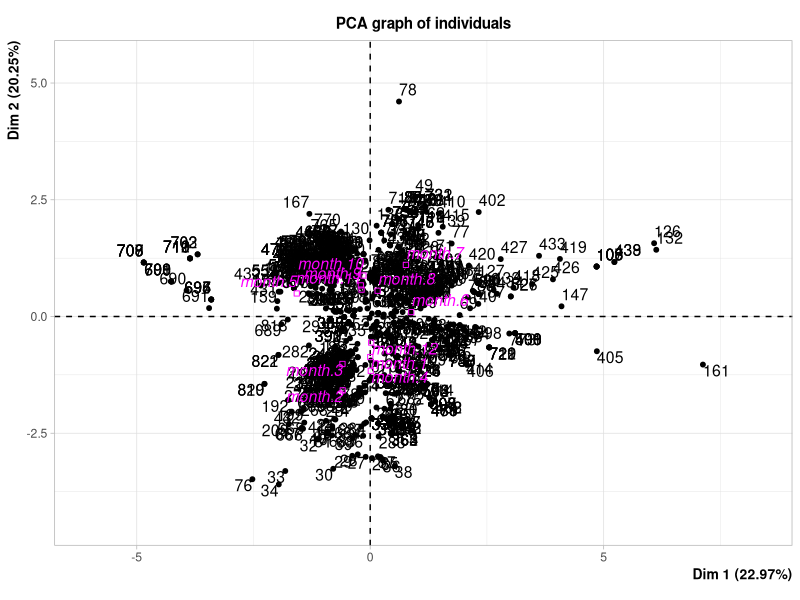
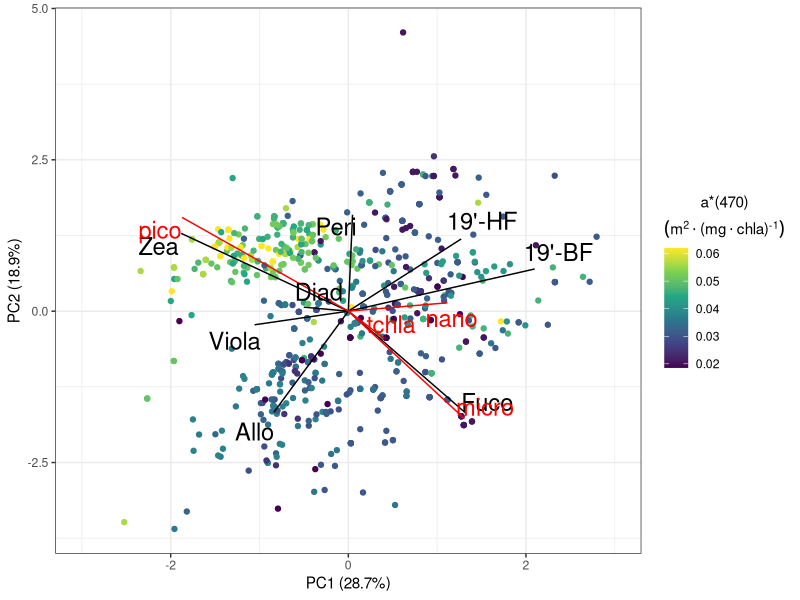
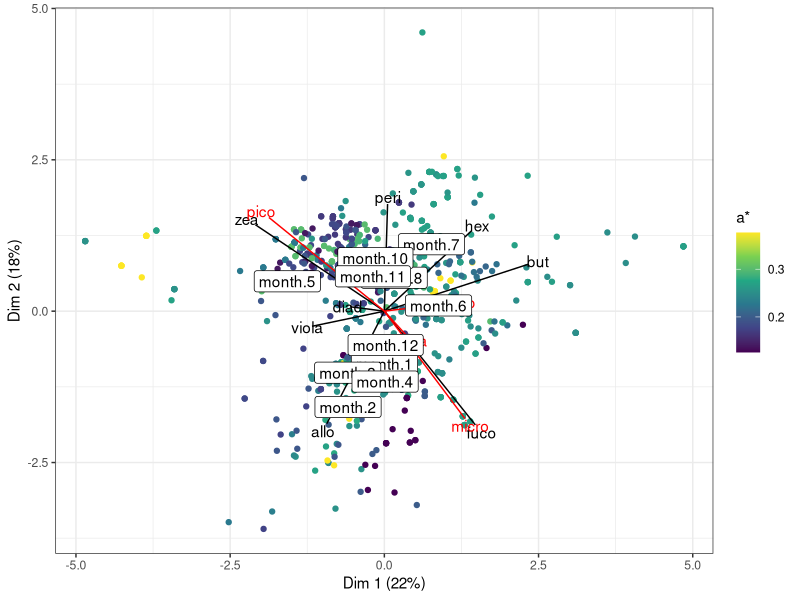
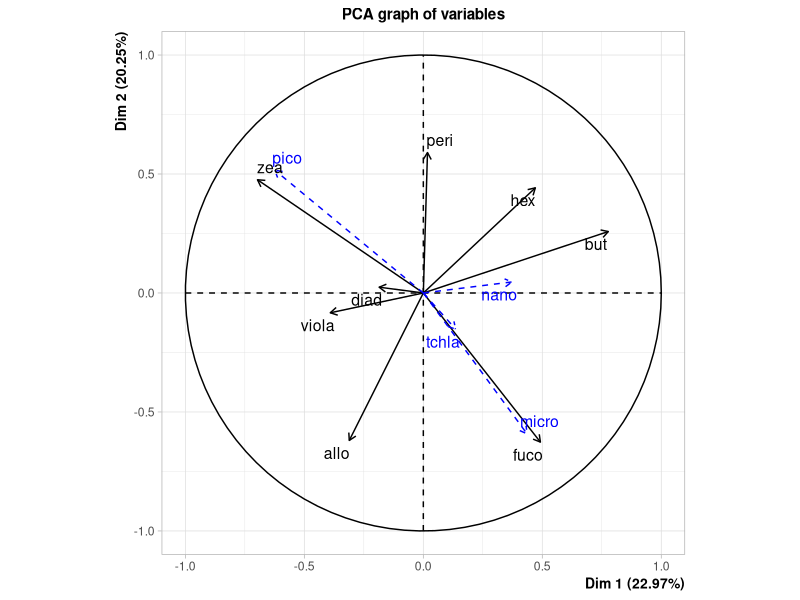
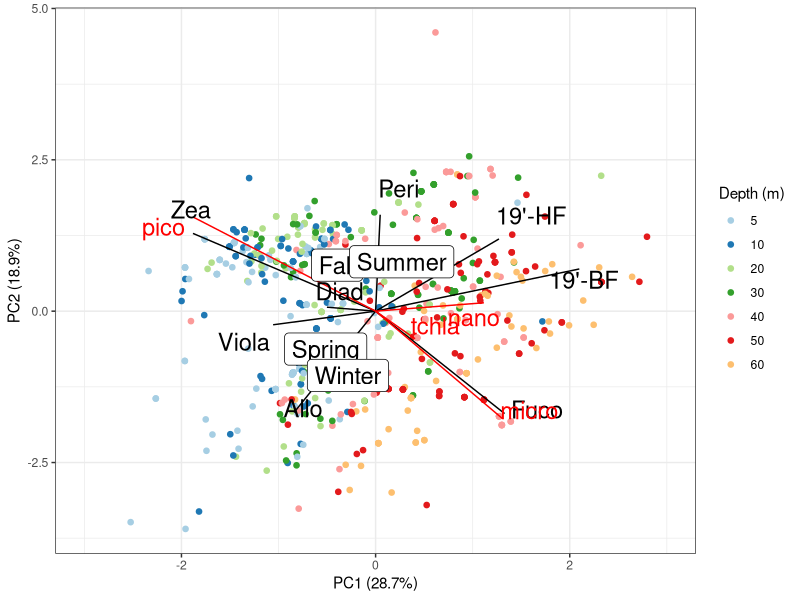
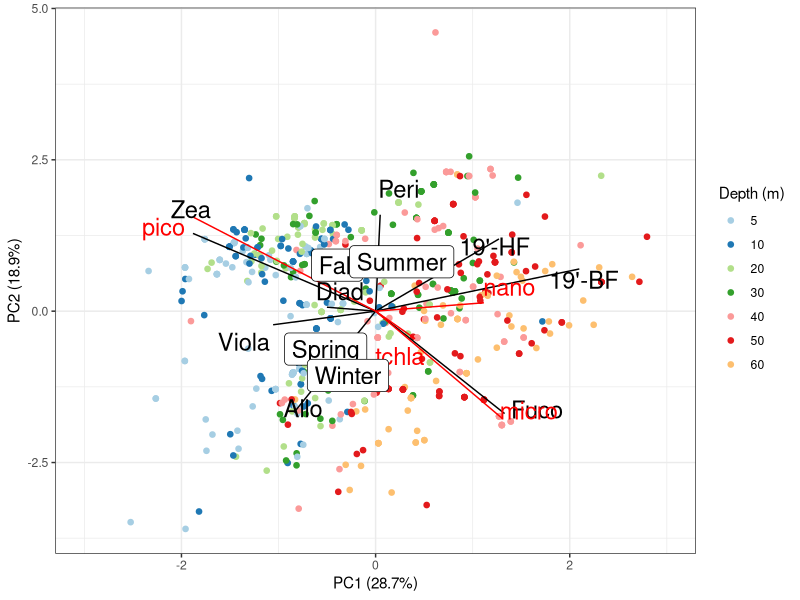
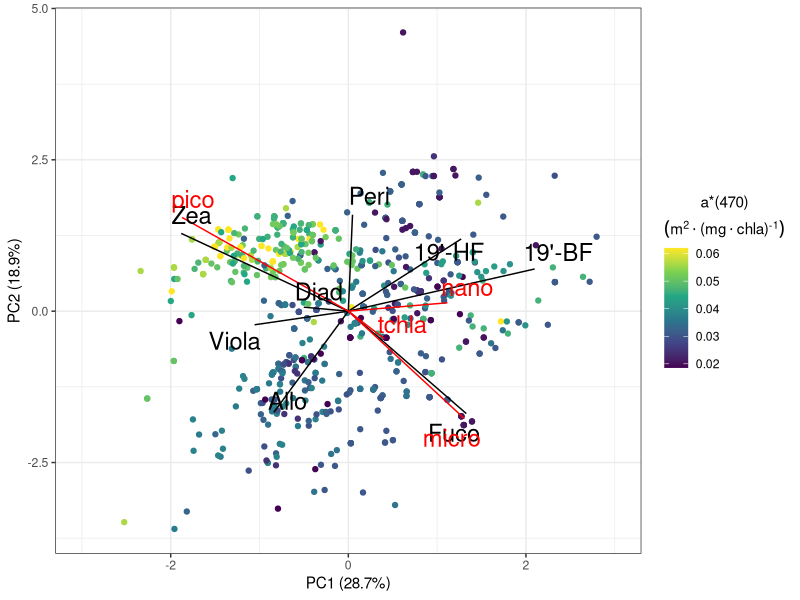

These figures' R source, in order:
library(FactoMineR)
library(tidyverse)
library(ggrepel)

bouss <- read_csv("Output/Data/boussole_merged.csv")

bouss_acp <- bouss %>% mutate(tchlb = tchlb/tchla,
                              peri = peri/tchla,
                              fuco = fuco/tchla,
                              hex = hex/tchla,
                              but = but/tchla,
                              allo = allo/tchla,
                              zea = zea/tchla)


test <- PCA(bouss_acp[,c(8:19, 24)], quanti.sup = c(1,2,3,4), quali.sup = 13,  scale.unit = TRUE)

coord <- data.frame(test$ind$coord)
var_coord <- bind_rows(data.frame(test$var$coord))

supp_coord <- data.frame(test$quanti.sup$coord)
quali_coord <- data.frame(test$quali.sup$coord)

result_acp <- bind_cols(bouss, coord) %>% na.omit()

# Q <- quantile(result_acp$yield, probs=c(.25, .75), na.rm = FALSE)
# iqr <- IQR(result_acp$yield)
# 
# up <-  Q[2]+1.5*iqr # Upper Range
# low<- Q[1]-1.5*iqr # Lower Range
# 
# result_acp <- filter(result_acp, yield < up & yield > low)

# ggplot(result_acp)+
#   geom_point(aes(x = Dim.1, y = Dim.2, colour = abs))+
#   scale_colour_viridis_c()+
#   geom_segment(aes(x = 0, y = 0, xend = Dim.1*3, yend = Dim.2*3), data = var_coord)+
#   geom_text(aes(x = Dim.1*3.2, y = Dim.2*3.2, label = rownames(var_coord)), data = var_coord)+
#   ylab("Dim 2 (19%)")+
#   xlab("Dim 1 (29%)")



result_acp$depth2 <- factor(result_acp$depth2, c("5", "10", "20", "30", "40", "50", "60", "70", "80"))

result_acp <- filter(result_acp, depth2 %in% c("5", "10", "20", "30", "40", "50", "60"))

seasons_label <- result_acp %>% select(season, Dim.1, Dim.2) %>% 
  group_by(season) %>% 
  summarise_all(mean) %>%
  ungroup()

var_coord <- var_coord %>% mutate(pigname = rownames(.)) %>% 
  mutate(pigname = case_when(pigname == "but" ~ "19'-BF",
                             pigname == "hex" ~"19'-HF",
                             pigname == "fuco" ~"Fuco",
                             pigname == "allo" ~ "Allo",
                             pigname == "viola" ~"Viola",
                             pigname == "diad" ~ "Diad",
                             pigname == "zea" ~"Zea",
                             pigname ==  "peri"  ~"Peri"))


ggplot(result_acp)+
  geom_point(aes(x = Dim.1, y = Dim.2, colour = depth2), size = 1.6)+
  scale_colour_brewer(palette = "Paired", name = "Depth (m)")+
  geom_segment(aes(x = 0, y = 0, xend = Dim.1*2.7, yend = Dim.2*2.7), data = var_coord)+
  geom_segment(aes(x = 0, y = 0, xend = Dim.1*3, yend = Dim.2*3), colour = "red", data = supp_coord)+
  geom_text_repel(aes(x = Dim.1*3, y = Dim.2*3, label = pigname), data = var_coord, size = 6)+
  geom_text_repel(aes(x = Dim.1*3.2, y = Dim.2*3.2, label = rownames(supp_coord)), colour = "red", data = supp_coord, size = 6)+
  geom_label(aes(x = Dim.1, y = Dim.2, label = season), data = seasons_label, size = 6)+
  ylab("PC2 (18.9%)")+
  xlab("PC1 (28.7%)")+
  xlim(-3, 3)+
  theme_bw(base_size = 11)

#ggsave("Output/paper_fig/acp_bouss.png", width = 9, height = 6)
#ggsave("Output/Figures/acp_bouss.jpg", dpi = "print", width = 20, height = 15, unit = "cm")

ggsave("Output/Figures/acp_bouss_redim.png", width = 9, height = 8)

colorname <- expression(atop("a*(470)",(m^2%.%"(mg"%.%"chla)"^{"-1"})))
astar <- expression(a[470]^{"*"})
aunit <- expression((m^-2%.%"(mg"%.%"chla)"^{"-1"}))

ggplot(result_acp)+
  geom_point(aes(x = Dim.1, y = Dim.2, colour = abs))+
  scale_colour_viridis_c(name = colorname)+
  geom_segment(aes(x = 0, y = 0, xend = Dim.1*2.7, yend = Dim.2*2.7), data = var_coord)+
  geom_segment(aes(x = 0, y = 0, xend = Dim.1*3, yend = Dim.2*3), colour = "red", data = supp_coord)+
  geom_text_repel(aes(x = Dim.1*2.8, y = Dim.2*2.8, label = pigname), data = var_coord, size = 6)+
  geom_text_repel(aes(x = Dim.1*3.1, y = Dim.2*3.1, label = rownames(supp_coord)), colour = "red", data = supp_coord, size = 6)+
  ylab("PC2 (18.9%)")+
  xlab("PC1 (28.7%)")+
  xlim(-3, 3)+
  theme_bw(base_size = 11)

#ggsave("Output/paper_fig/acp_abs_bouss.png", width = 9, height = 6)
ggsave("Output/Figures/acp_abs_bouss.png", dpi = "print", width = 9, height = 8, units = "cm")

ggplot(result_acp)+
  geom_point(aes(x = Dim.1, y = Dim.2, colour = slope))+
  scale_colour_viridis_c(name = "a*")+
  geom_segment(aes(x = 0, y = 0, xend = Dim.1*3, yend = Dim.2*3), data = var_coord)+
  geom_segment(aes(x = 0, y = 0, xend = Dim.1*3, yend = Dim.2*3), colour = "red", data = supp_coord)+
  geom_text(aes(x = Dim.1*3.2, y = Dim.2*3.2, label = rownames(var_coord)), data = var_coord)+
  geom_text(aes(x = Dim.1*3.2, y = Dim.2*3.2, label = rownames(supp_coord)), colour = "red", data = supp_coord)+
  geom_label(aes(x = Dim.1, y = Dim.2, label = rownames(quali_coord)), data = quali_coord)+
  ylab("Dim 2 (18%)")+
  xlab("Dim 1 (22%)")+
  theme_bw()


# x_axis <- seq(400, 500, by = 1)
# weight440 <- dnorm(x_axis, 434, 8)
# weight440 <- weight440 * 1/max(weight440)
# weight470 <- dnorm(x_axis, 466, 11.5)
# weight470 <- weight470 * 1/max(weight470)
# 
# ggplot()+
#   geom_path(aes( x = x_axis, y = weight470, colour = "470"))+
#   geom_path(aes( x = x_axis, y = weight440, colour = "440"))+
#   theme_bw()
# 
# ggplot()+
#   geom_path(aes(x = x_axis, y = weight440, colour = 'abs 440'))+
#   geom_path(aes(x = x_axis, y = weight470, colour = 'abs 470'))+
#   scale_x_continuous(breaks = c(400, 420, 440, 460, 480, 500, 520))+
#   xlab('Wavelength (nm)')+
#   ylab('Weight')+
#   ggtitle('Approximation of excitation curves')+
#   theme_bw()
# 
# 
# bouss_ts_fit <- bouss %>% group_by(month) %>% do(model = lm(fluo ~ tchla, data = .)) %>% ungroup() %>% 
#   transmute(month, coef = map(model, tidy)) %>% 
#   unnest(coef) %>% 
#   filter(term == "tchla")
# 
# bouss_ts <- left_join(bouss, bouss_ts_fit)
# 
# bouss_ts$monthabb <- factor(bouss_ts$monthabb, levels = c("Jan", "Feb", "Mar", "Apr", "May", "Jun", "Jul", "Aug", "Sep", "Oct", "Nov", "Dec"))
# 
# ggplot(bouss_ts)+
#   geom_point(aes(x = monthabb, y = estimate))+
#   geom_line(aes(x = monthabb, y = estimate))
# 
# 
# ggplot(bouss_ts)+
#   geom_point(aes(x = date, y = estimate))+
#   geom_line(aes(x = date, y = estimate))+
#   ylim(0.15,0.5)
# 
# bouss_ts <- bouss %>% group_by(month, year, depth2) %>% summarise(chla_tot = mean(tchla), fluo_tot = mean(fluo))
# 
# bouss_ts <- left_join(bouss_ts, bouss)
# 
# bouss_ts$depth2 <- factor(bouss_ts$depth2, c("5", "10", "20", "30", "40", "50", "60", "70", "80"))
# 
# ggplot(bouss_ts)+
#   geom_line(aes(x = date, y = chla_tot, colour = depth2, group = depth2))+
#   facet_wrap(.~year, scale= "free_x", nrow = 3)+
#   scale_colour_brewer(palette = "Paired")+
#   theme_classic()
